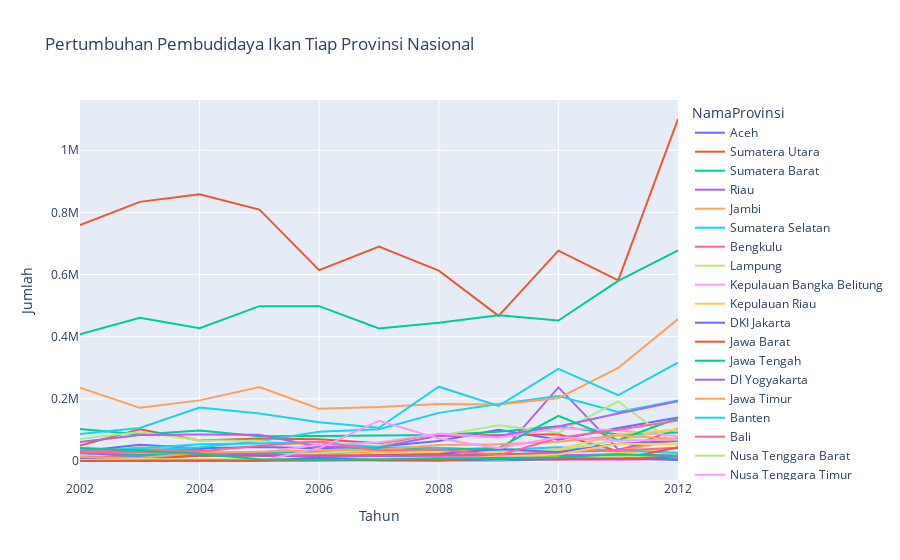

Notebook cell for this chart:
### Code cell
px.line(pin,x = 'Tahun',y = 'Jumlah',color = 'NamaProvinsi',title = 'Pertumbuhan Pembudidaya Ikan Tiap Provinsi Nasional')

### Figure 1 — Plotly figure (JSON) as saved in the notebook; plotly's stock layout.template omitted (floating-point values rounded to 4 significant figures)
{"data": [{"hovertemplate": "NamaProvinsi=Aceh<br>Tahun=%{x}<br>Jumlah=%{y}<extra></extra>", "legendgroup": "Aceh", "line": {"color": "#636efa", "dash": "solid"}, "mode": "lines", "name": "Aceh", "orientation": "v", "showlegend": true, "type": "scatter", "x": [2002, 2003, 2004, 2005, 2006, 2007, 2008, 2009, 2010, 2011, 2012], "xaxis": "x", "y": [30959, 52020, 41034, 45145, 40761, 46589, 64480, 100575, 68452, 106561, 139923], "yaxis": "y"}, {"hovertemplate": "NamaProvinsi=Sumatera Utara<br>Tahun=%{x}<br>Jumlah=%{y}<extra></extra>", "legendgroup": "Sumatera Utara", "line": {"color": "#EF553B", "dash": "solid"}, "mode": "lines", "name": "Sumatera Utara", "orientation": "v", "showlegend": true, "type": "scatter", "x": [2002, 2003, 2004, 2005, 2006, 2007, 2008, 2009, 2010, 2011, 2012], "xaxis": "x", "y": [49553, 102181, 65849, 72018, 70015, 56998, 80213, 82270, 86277, 31548, 104835], "yaxis": "y"}, {"hovertemplate": "NamaProvinsi=Sumatera Barat<br>Tahun=%{x}<br>Jumlah=%{y}<extra></extra>", "legendgroup": "Sumatera Barat", "line": {"color": "#00cc96", "dash": "solid"}, "mode": "lines", "name": "Sumatera Barat", "orientation": "v", "showlegend": true, "type": "scatter", "x": [2002, 2003, 2004, 2005, 2006, 2007, 2008, 2009, 2010, 2011, 2012], "xaxis": "x", "y": [103354, 85534, 98093, 80033, 80532, 82821, 84025, 94181, 111439, 85017, 91365], "yaxis": "y"}, {"hovertemplate": "NamaProvinsi=Riau<br>Tahun=%{x}<br>Jumlah=%{y}<extra></extra>", "legendgroup": "Riau", "line": {"color": "#ab63fa", "dash": "solid"}, "mode": "lines", "name": "Riau", "orientation": "v", "showlegend": true, "type": "scatter", "x": [2002, 2003, 2004, 2005, 2006, 2007, 2008, 2009, 2010, 2011, 2012], "xaxis": "x", "y": [39488, 36313, 36291, 17121, 21912, 18742, 18515, 17485, 236937, 36992, 73302], "yaxis": "y"}, {"hovertemplate": "NamaProvinsi=Jambi<br>Tahun=%{x}<br>Jumlah=%{y}<extra></extra>", "legendgroup": "Jambi", "line": {"color": "#FFA15A", "dash": "solid"}, "mode": "lines", "name": "Jambi", "orientation": "v", "showlegend": true, "type": "scatter", "x": [2002, 2003, 2004, 2005, 2006, 2007, 2008, 2009, 2010, 2011, 2012], "xaxis": "x", "y": [25171, 44258, 25729, 21475, 25938, 30405, 31063, 34015, 35551, 33108, 66630], "yaxis": "y"}, {"hovertemplate": "NamaProvinsi=Sumatera Selatan<br>Tahun=%{x}<br>Jumlah=%{y}<extra></extra>", "legendgroup": "Sumatera Selatan", "line": {"color": "#19d3f3", "dash": "solid"}, "mode": "lines", "name": "Sumatera Selatan", "orientation": "v", "showlegend": true, "type": "scatter", "x": [2002, 2003, 2004, 2005, 2006, 2007, 2008, 2009, 2010, 2011, 2012], "xaxis": "x", "y": [31185, 33123, 44321, 63562, 94408, 102389, 154857, 183144, 208919, 158141, 194731], "yaxis": "y"}, {"hovertemplate": "NamaProvinsi=Bengkulu<br>Tahun=%{x}<br>Jumlah=%{y}<extra></extra>", "legendgroup": "Bengkulu", "line": {"color": "#FF6692", "dash": "solid"}, "mode": "lines", "name": "Bengkulu", "orientation": "v", "showlegend": true, "type": "scatter", "x": [2002, 2003, 2004, 2005, 2006, 2007, 2008, 2009, 2010, 2011, 2012], "xaxis": "x", "y": [12893, 8462, 16073, 23372, 16044, 17350, 6098, 7332, 11812, 14717, 18788], "yaxis": "y"}, {"hovertemplate": "NamaProvinsi=Lampung<br>Tahun=%{x}<br>Jumlah=%{y}<extra></extra>", "legendgroup": "Lampung", "line": {"color": "#B6E880", "dash": "solid"}, "mode": "lines", "name": "Lampung", "orientation": "v", "showlegend": true, "type": "scatter", "x": [2002, 2003, 2004, 2005, 2006, 2007, 2008, 2009, 2010, 2011, 2012], "xaxis": "x", "y": [70517, 93157, 66839, 64193, 47975, 50269, 81641, 114876, 91117, 191562, 47183], "yaxis": "y"}, {"hovertemplate": "NamaProvinsi=Kepulauan Bangka Belitung<br>Tahun=%{x}<br>Jumlah=%{y}<extra></extra>", "legendgroup": "Kepulauan Bangka Belitung", "line": {"color": "#FF97FF", "dash": "solid"}, "mode": "lines", "name": "Kepulauan Bangka Belitung", "orientation": "v", "showlegend": true, "type": "scatter", "x": [2002, 2003, 2004, 2005, 2006, 2007, 2008, 2009, 2010, 2011, 2012], "xaxis": "x", "y": [61, 407, 1290, 1001, 1573, 2157, 2910, 2888, 5152, 2718, 6770], "yaxis": "y"}, {"hovertemplate": "NamaProvinsi=Kepulauan Riau<br>Tahun=%{x}<br>Jumlah=%{y}<extra></extra>", "legendgroup": "Kepulauan Riau", "line": {"color": "#FECB52", "dash": "solid"}, "mode": "lines", "name": "Kepulauan Riau", "orientation": "v", "showlegend": true, "type": "scatter", "x": [2002, 2003, 2004, 2005, 2006, 2007, 2008, 2009, 2010, 2011, 2012], "xaxis": "x", "y": [0, 0, 0, 1566, 2446, 7344, 12590, 12715, 14554, 25619, 40152], "yaxis": "y"}, {"hovertemplate": "NamaProvinsi=DKI Jakarta<br>Tahun=%{x}<br>Jumlah=%{y}<extra></extra>", "legendgroup": "DKI Jakarta", "line": {"color": "#636efa", "dash": "solid"}, "mode": "lines", "name": "DKI Jakarta", "orientation": "v", "showlegend": true, "type": "scatter", "x": [2002, 2003, 2004, 2005, 2006, 2007, 2008, 2009, 2010, 2011, 2012], "xaxis": "x", "y": [5852, 6552, 2268, 3165, 2818, 1714, 1840, 1772, 5716, 9142, 3081], "yaxis": "y"}, {"hovertemplate": "NamaProvinsi=Jawa Barat<br>Tahun=%{x}<br>Jumlah=%{y}<extra></extra>", "legendgroup": "Jawa Barat", "line": {"color": "#EF553B", "dash": "solid"}, "mode": "lines", "name": "Jawa Barat", "orientation": "v", "showlegend": true, "type": "scatter", "x": [2002, 2003, 2004, 2005, 2006, 2007, 2008, 2009, 2010, 2011, 2012], "xaxis": "x", "y": [759454, 833907, 858128, 808998, 614266, 690403, 612515, 467091, 677033, 580981, 1100617], "yaxis": "y"}, {"hovertemplate": "NamaProvinsi=Jawa Tengah<br>Tahun=%{x}<br>Jumlah=%{y}<extra></extra>", "legendgroup": "Jawa Tengah", "line": {"color": "#00cc96", "dash": "solid"}, "mode": "lines", "name": "Jawa Tengah", "orientation": "v", "showlegend": true, "type": "scatter", "x": [2002, 2003, 2004, 2005, 2006, 2007, 2008, 2009, 2010, 2011, 2012], "xaxis": "x", "y": [407376, 460949, 427143, 498352, 498352, 426247, 444714, 468738, 451984, 579867, 677577], "yaxis": "y"}, {"hovertemplate": "NamaProvinsi=DI Yogyakarta<br>Tahun=%{x}<br>Jumlah=%{y}<extra></extra>", "legendgroup": "DI Yogyakarta", "line": {"color": "#ab63fa", "dash": "solid"}, "mode": "lines", "name": "DI Yogyakarta", "orientation": "v", "showlegend": true, "type": "scatter", "x": [2002, 2003, 2004, 2005, 2006, 2007, 2008, 2009, 2010, 2011, 2012], "xaxis": "x", "y": [60911, 83688, 85224, 84380, 45568, 44224, 81059, 81009, 111021, 152966, 192303], "yaxis": "y"}, {"hovertemplate": "NamaProvinsi=Jawa Timur<br>Tahun=%{x}<br>Jumlah=%{y}<extra></extra>", "legendgroup": "Jawa Timur", "line": {"color": "#FFA15A", "dash": "solid"}, "mode": "lines", "name": "Jawa Timur", "orientation": "v", "showlegend": true, "type": "scatter", "x": [2002, 2003, 2004, 2005, 2006, 2007, 2008, 2009, 2010, 2011, 2012], "xaxis": "x", "y": [236291, 171121, 195083, 238247, 168423, 173611, 183216, 182030, 201982, 299542, 456657], "yaxis": "y"}, {"hovertemplate": "NamaProvinsi=Banten<br>Tahun=%{x}<br>Jumlah=%{y}<extra></extra>", "legendgroup": "Banten", "line": {"color": "#19d3f3", "dash": "solid"}, "mode": "lines", "name": "Banten", "orientation": "v", "showlegend": true, "type": "scatter", "x": [2002, 2003, 2004, 2005, 2006, 2007, 2008, 2009, 2010, 2011, 2012], "xaxis": "x", "y": [29934, 40630, 53909, 55921, 62155, 43863, 42341, 35183, 44077, 34187, 26908], "yaxis": "y"}, {"hovertemplate": "NamaProvinsi=Bali<br>Tahun=%{x}<br>Jumlah=%{y}<extra></extra>", "legendgroup": "Bali", "line": {"color": "#FF6692", "dash": "solid"}, "mode": "lines", "name": "Bali", "orientation": "v", "showlegend": true, "type": "scatter", "x": [2002, 2003, 2004, 2005, 2006, 2007, 2008, 2009, 2010, 2011, 2012], "xaxis": "x", "y": [30640, 32673, 30244, 24404, 26665, 22887, 20435, 20383, 28647, 33982, 42321], "yaxis": "y"}, {"hovertemplate": "NamaProvinsi=Nusa Tenggara Barat<br>Tahun=%{x}<br>Jumlah=%{y}<extra></extra>", "legendgroup": "Nusa Tenggara Barat", "line": {"color": "#B6E880", "dash": "solid"}, "mode": "lines", "name": "Nusa Tenggara Barat", "orientation": "v", "showlegend": true, "type": "scatter", "x": [2002, 2003, 2004, 2005, 2006, 2007, 2008, 2009, 2010, 2011, 2012], "xaxis": "x", "y": [20805, 21594, 28978, 24602, 24602, 34202, 29744, 28142, 35714, 66793, 102003], "yaxis": "y"}, {"hovertemplate": "NamaProvinsi=Nusa Tenggara Timur<br>Tahun=%{x}<br>Jumlah=%{y}<extra></extra>", "legendgroup": "Nusa Tenggara Timur", "line": {"color": "#FF97FF", "dash": "solid"}, "mode": "lines", "name": "Nusa Tenggara Timur", "orientation": "v", "showlegend": true, "type": "scatter", "x": [2002, 2003, 2004, 2005, 2006, 2007, 2008, 2009, 2010, 2011, 2012], "xaxis": "x", "y": [17676, 28318, 18071, 26615, 52405, 59726, 88085, 74664, 105673, 98760, 79423], "yaxis": "y"}, {"hovertemplate": "NamaProvinsi=Kalimantan Barat<br>Tahun=%{x}<br>Jumlah=%{y}<extra></extra>", "legendgroup": "Kalimantan Barat", "line": {"color": "#FECB52", "dash": "solid"}, "mode": "lines", "name": "Kalimantan Barat", "orientation": "v", "showlegend": true, "type": "scatter", "x": [2002, 2003, 2004, 2005, 2006, 2007, 2008, 2009, 2010, 2011, 2012], "xaxis": "x", "y": [10859, 14790, 20469, 21078, 17532, 25640, 28720, 29491, 37346, 85728, 101659], "yaxis": "y"}, {"hovertemplate": "NamaProvinsi=Kalimantan Tengah<br>Tahun=%{x}<br>Jumlah=%{y}<extra></extra>", "legendgroup": "Kalimantan Tengah", "line": {"color": "#636efa", "dash": "solid"}, "mode": "lines", "name": "Kalimantan Tengah", "orientation": "v", "showlegend": true, "type": "scatter", "x": [2002, 2003, 2004, 2005, 2006, 2007, 2008, 2009, 2010, 2011, 2012], "xaxis": "x", "y": [8887, 5441, 18081, 18812, 12639, 17176, 22482, 38769, 28306, 55635, 65365], "yaxis": "y"}, {"hovertemplate": "NamaProvinsi=Kalimantan Selatan<br>Tahun=%{x}<br>Jumlah=%{y}<extra></extra>", "legendgroup": "Kalimantan Selatan", "line": {"color": "#EF553B", "dash": "solid"}, "mode": "lines", "name": "Kalimantan Selatan", "orientation": "v", "showlegend": true, "type": "scatter", "x": [2002, 2003, 2004, 2005, 2006, 2007, 2008, 2009, 2010, 2011, 2012], "xaxis": "x", "y": [12783, 13017, 17015, 18274, 18476, 18387, 19038, 21472, 21418, 5773, 43110], "yaxis": "y"}, {"hovertemplate": "NamaProvinsi=Kalimantan Timur<br>Tahun=%{x}<br>Jumlah=%{y}<extra></extra>", "legendgroup": "Kalimantan Timur", "line": {"color": "#00cc96", "dash": "solid"}, "mode": "lines", "name": "Kalimantan Timur", "orientation": "v", "showlegend": true, "type": "scatter", "x": [2002, 2003, 2004, 2005, 2006, 2007, 2008, 2009, 2010, 2011, 2012], "xaxis": "x", "y": [25689, 19225, 24117, 24176, 32741, 41886, 36234, 41592, 145250, 66656, 138183], "yaxis": "y"}, {"hovertemplate": "NamaProvinsi=Sulawesi Utara<br>Tahun=%{x}<br>Jumlah=%{y}<extra></extra>", "legendgroup": "Sulawesi Utara", "line": {"color": "#ab63fa", "dash": "solid"}, "mode": "lines", "name": "Sulawesi Utara", "orientation": "v", "showlegend": true, "type": "scatter", "x": [2002, 2003, 2004, 2005, 2006, 2007, 2008, 2009, 2010, 2011, 2012], "xaxis": "x", "y": [26829, 13329, 23491, 24228, 12872, 16113, 16540, 16661, 19064, 19786, 20012], "yaxis": "y"}, {"hovertemplate": "NamaProvinsi=Sulawesi Tengah<br>Tahun=%{x}<br>Jumlah=%{y}<extra></extra>", "legendgroup": "Sulawesi Tengah", "line": {"color": "#FFA15A", "dash": "solid"}, "mode": "lines", "name": "Sulawesi Tengah", "orientation": "v", "showlegend": true, "type": "scatter", "x": [2002, 2003, 2004, 2005, 2006, 2007, 2008, 2009, 2010, 2011, 2012], "xaxis": "x", "y": [12625, 9288, 26893, 29495, 34562, 36054, 51211, 54139, 62163, 82299, 70494], "yaxis": "y"}, {"hovertemplate": "NamaProvinsi=Sulawesi Selatan<br>Tahun=%{x}<br>Jumlah=%{y}<extra></extra>", "legendgroup": "Sulawesi Selatan", "line": {"color": "#19d3f3", "dash": "solid"}, "mode": "lines", "name": "Sulawesi Selatan", "orientation": "v", "showlegend": true, "type": "scatter", "x": [2002, 2003, 2004, 2005, 2006, 2007, 2008, 2009, 2010, 2011, 2012], "xaxis": "x", "y": [86679, 106535, 172176, 153080, 124674, 106848, 239149, 177357, 296395, 212152, 316560], "yaxis": "y"}, {"hovertemplate": "NamaProvinsi=Sulawesi Tenggara<br>Tahun=%{x}<br>Jumlah=%{y}<extra></extra>", "legendgroup": "Sulawesi Tenggara", "line": {"color": "#FF6692", "dash": "solid"}, "mode": "lines", "name": "Sulawesi Tenggara", "orientation": "v", "showlegend": true, "type": "scatter", "x": [2002, 2003, 2004, 2005, 2006, 2007, 2008, 2009, 2010, 2011, 2012], "xaxis": "x", "y": [27894, 27547, 30743, 49245, 62044, 34095, 37170, 18104, 75080, 100580, 130608], "yaxis": "y"}, {"hovertemplate": "NamaProvinsi=Gorontalo<br>Tahun=%{x}<br>Jumlah=%{y}<extra></extra>", "legendgroup": "Gorontalo", "line": {"color": "#B6E880", "dash": "solid"}, "mode": "lines", "name": "Gorontalo", "orientation": "v", "showlegend": true, "type": "scatter", "x": [2002, 2003, 2004, 2005, 2006, 2007, 2008, 2009, 2010, 2011, 2012], "xaxis": "x", "y": [3549, 6478, 5793, 6403, 5445, 6916, 9203, 5003, 10747, 14344, 17694], "yaxis": "y"}, {"hovertemplate": "NamaProvinsi=Sulawesi Barat<br>Tahun=%{x}<br>Jumlah=%{y}<extra></extra>", "legendgroup": "Sulawesi Barat", "line": {"color": "#FF97FF", "dash": "solid"}, "mode": "lines", "name": "Sulawesi Barat", "orientation": "v", "showlegend": true, "type": "scatter", "x": [2002, 2003, 2004, 2005, 2006, 2007, 2008, 2009, 2010, 2011, 2012], "xaxis": "x", "y": [0, 0, 0, 0, 40779, 129382, 72374, 41308, 76768, 65706, 68469], "yaxis": "y"}, {"hovertemplate": "NamaProvinsi=Maluku<br>Tahun=%{x}<br>Jumlah=%{y}<extra></extra>", "legendgroup": "Maluku", "line": {"color": "#FECB52", "dash": "solid"}, "mode": "lines", "name": "Maluku", "orientation": "v", "showlegend": true, "type": "scatter", "x": [2002, 2003, 2004, 2005, 2006, 2007, 2008, 2009, 2010, 2011, 2012], "xaxis": "x", "y": [31, 46, 1090, 788, 1054, 1248, 1308, 14200, 21246, 55180, 54870], "yaxis": "y"}, {"hovertemplate": "NamaProvinsi=Maluku Utara<br>Tahun=%{x}<br>Jumlah=%{y}<extra></extra>", "legendgroup": "Maluku Utara", "line": {"color": "#636efa", "dash": "solid"}, "mode": "lines", "name": "Maluku Utara", "orientation": "v", "showlegend": true, "type": "scatter", "x": [2002, 2003, 2004, 2005, 2006, 2007, 2008, 2009, 2010, 2011, 2012], "xaxis": "x", "y": [19, 1332, 1846, 989, 10385, 2445, 1344, 10666, 9072, 9853, 6020], "yaxis": "y"}, {"hovertemplate": "NamaProvinsi=Papua Barat<br>Tahun=%{x}<br>Jumlah=%{y}<extra></extra>", "legendgroup": "Papua Barat", "line": {"color": "#EF553B", "dash": "solid"}, "mode": "lines", "name": "Papua Barat", "orientation": "v", "showlegend": true, "type": "scatter", "x": [2002, 2003, 2004, 2005, 2006, 2007, 2008, 2009, 2010, 2011, 2012], "xaxis": "x", "y": [0, 0, 0, 42, 1521, 4100, 2650, 6927, 4742, 6544, 14547], "yaxis": "y"}, {"hovertemplate": "NamaProvinsi=Papua<br>Tahun=%{x}<br>Jumlah=%{y}<extra></extra>", "legendgroup": "Papua", "line": {"color": "#00cc96", "dash": "solid"}, "mode": "lines", "name": "Papua", "orientation": "v", "showlegend": true, "type": "scatter", "x": [2002, 2003, 2004, 2005, 2006, 2007, 2008, 2009, 2010, 2011, 2012], "xaxis": "x", "y": [42956, 32294, 23075, 5834, 3726, 4832, 8698, 9011, 11794, 21495, 15678], "yaxis": "y"}], "layout": {"legend": {"title": {"text": "NamaProvinsi"}, "tracegroupgap": 0}, "title": {"text": "Pertumbuhan Pembudidaya Ikan Tiap Provinsi Nasional"}, "xaxis": {"anchor": "y", "domain": [0, 1], "title": {"text": "Tahun"}}, "yaxis": {"anchor": "x", "domain": [0, 1], "title": {"text": "Jumlah"}}}}
